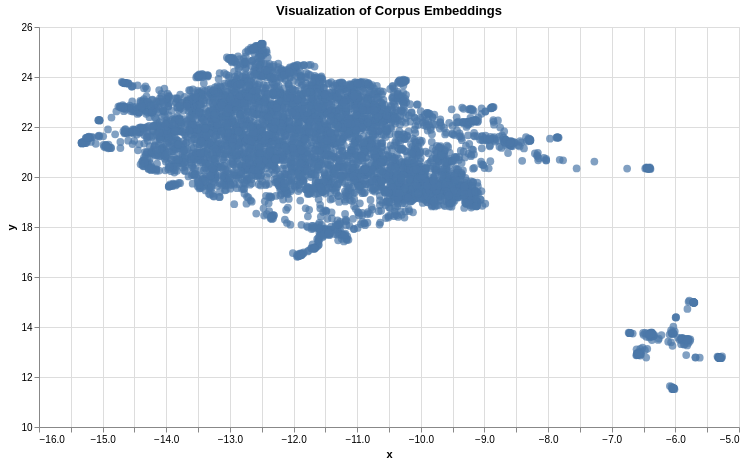

The notebook cell this image was saved under:
### Markdown cell above
<br/><br/><br/>

## Visualize and Explore Dynamically

On the cloud, we encourage users to map the entire corpus, but for laptops running this code, we suggest limiting the data to 5,000 or so.

### Code cell
def plot_nn_interactive(sentence_embeddings: pd.DataFrame, embedding_col: str, sent_col: str, sample_size: int = None):
    """
    Generates an interactive scatter plot of sentence embeddings reduced to 2D using UMAP.
    The plot allows users to hover over points to see the corresponding sentence text.

    Args:
        sentence_embeddings (pd.DataFrame): A Pandas DataFrame containing sentence data.
                                            Must include columns for embeddings and sentence text.
        embedding_col (str): The name of the column in `sentence_embeddings` that contains
                             the high-dimensional sentence embedding vectors.
        sent_col (str): The name of the column in `sentence_embeddings` that contains
                        the actual sentence text. This text will be shown in tooltips.
        sample_size (int, optional): The number of data points to randomly sample from
                                     `sentence_embeddings` before performing UMAP reduction
                                     and plotting. If None, all data points are used.
                                     Defaults to None.

    Returns:
        altair.Chart: An Altair interactive scatter plot object.
    """
    # Determine whether to sample the data or use all of it.
    if sample_size is None:
        # If no sample size is specified, use the entire DataFrame.
        sentence_embeddings_sample = sentence_embeddings
    else:
        # If a sample size is specified, randomly sample 'sample_size' rows from the DataFrame.
        # random_state ensures reproducibility of the sampling.
        sentence_embeddings_sample = sentence_embeddings.sample(sample_size, random_state=10935)

    # Initialize UMAP (Uniform Manifold Approximation and Projection) reducer.
    # UMAP is a dimensionality reduction technique often used for visualization of high-dimensional data.
    # n_neighbors: Controls how UMAP balances local versus global structure in the data.
    reducer = umap.UMAP(n_neighbors=20)
    # Apply UMAP to reduce the dimensionality of the embeddings to 2D.
    # First, convert the list of embedding arrays in the specified column into a NumPy array of NumPy arrays.
    # Then, apply the UMAP transformation.
    umap_embeds = reducer.fit_transform(np.array([np.array(x) for x in sentence_embeddings_sample[embedding_col].values]))
    
    # Create a new Pandas DataFrame for plotting with Altair.
    # This DataFrame will contain the original sentence text and the new 2D UMAP coordinates.
    df_explore = pd.DataFrame(
        data = {
            'text': sentence_embeddings_sample[sent_col].values # Text to show for hover tooltip
        }
    )
    
    # Add the UMAP reduced coordinates (x and y) as new columns to the plotting DataFrame.
    df_explore['x'] = umap_embeds[:,0]
    df_explore['y'] = umap_embeds[:,1]
    
    # Create an Altair scatter plot.
    # scale=alt.Scale(zero=False) ensures the axis doesn't necessarily start at zero,
    # which can be useful for better visualization of data distribution.
    chart = alt.Chart(df_explore).mark_circle(size=60).encode(
        x = alt.X(
            'x',
            scale=alt.Scale(zero=False)
        ),
        y = alt.Y(
            'y',
            scale=alt.Scale(zero=False)
        ),
        tooltip=['text'], # Add tooltip text set up previously
    ).properties(
        title='Visualization of Corpus Embeddings',
        width=700,
        height=400)
    
    return chart.interactive()

plot_nn_interactive(sentence_embeddings, 'Embedding', 'sentence_text', sample_size=5000)

### Figure 1 — Vega-Lite specification as saved in the notebook (floating-point values rounded to 4 significant figures; data arrays with more than 128 entries replaced by an {"elided": "..."} marker saying what was removed)
{"config": {"view": {"continuousWidth": 300, "continuousHeight": 300}}, "data": {"name": "data-47b7758562ae1e0f875bd5012227cf7f"}, "mark": {"type": "circle", "size": 60}, "encoding": {"tooltip": [{"field": "text", "type": "nominal"}], "x": {"field": "x", "scale": {"zero": false}, "type": "quantitative"}, "y": {"field": "y", "scale": {"zero": false}, "type": "quantitative"}}, "height": 400, "params": [{"name": "param_1", "select": {"type": "interval", "encodings": ["x", "y"]}, "bind": "scales"}], "title": "Visualization of Corpus Embeddings", "width": 700, "$schema": "https://vega.github.io/schema/vega-lite/v5.17.0.json", "datasets": {"data-47b7758562ae1e0f875bd5012227cf7f": {"elided": "5000 records"}}}
